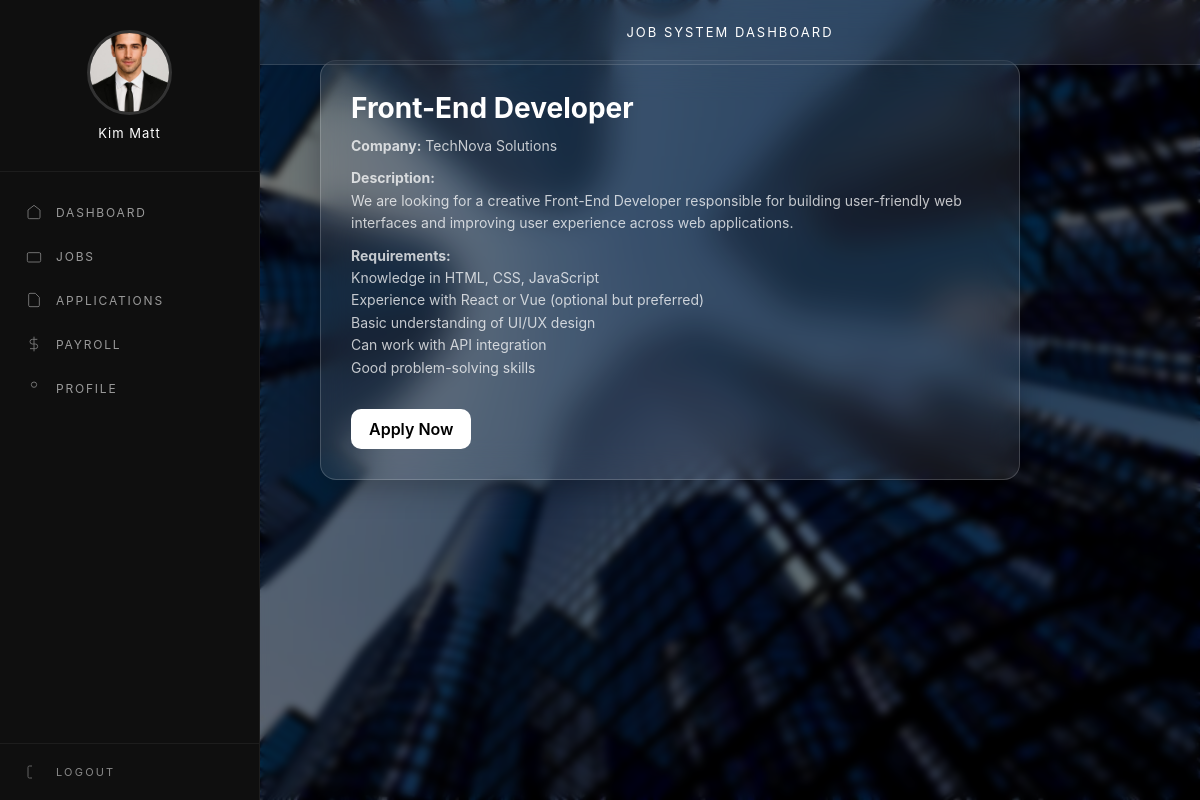
/user/job-detail.php?id=4 (signed in), run on the app's committed database.
### tables this page shows
CREATE TABLE `users` (
  `id` int(11) NOT NULL,
  `full_name` varchar(100) DEFAULT NULL,
  `email` varchar(100) DEFAULT NULL,
  `password` varchar(255) DEFAULT NULL,
  `role` enum('admin','user') DEFAULT 'user',
  `profile_pic` varchar(255) DEFAULT NULL,
  `resume_path` varchar(255) DEFAULT NULL,
  `phone` varchar(20) DEFAULT NULL,
  `address` text DEFAULT NULL,
  `created_at` timestamp NOT NULL DEFAULT current_timestamp(),
  `login_attempts` int(11) DEFAULT 0,
  `last_attempt` datetime DEFAULT NULL
);

CREATE TABLE `jobs` (
  `id` int(11) NOT NULL,
  `title` varchar(255) DEFAULT NULL,
  `company` varchar(255) DEFAULT NULL,
  `location` varchar(255) DEFAULT NULL,
  `type` enum('Full-time','Part-time','Remote','Contract') DEFAULT NULL,
  `salary_range` varchar(100) DEFAULT NULL,
  `description` text DEFAULT NULL,
  `requirements` text DEFAULT NULL,
  `slots` int(11) DEFAULT NULL,
  `status` enum('open','closed') DEFAULT 'open',
  `posted_by` int(11) DEFAULT NULL,
  `created_at` timestamp NOT NULL DEFAULT current_timestamp()
);

### user/job-detail.php (the view, shortened to what this page needs)
<?php
include "../includes/header.php";
require_once "../includes/auth.php";
$id = $_GET['id'] ?? null;
$stmt = $pdo->prepare("SELECT * FROM jobs WHERE id=?");
$stmt->execute([$id]);
$job = $stmt->fetch();
?>
<!DOCTYPE html>
<html>
<head>
</head>
<body>
<?php include "sidebar.php"; ?>
<div class="main">
    <div class="card">
        <h2><?= htmlspecialchars($job['title']) ?></h2>
        <p><strong>Company:</strong> <?= htmlspecialchars($job['company']) ?></p>
        <p><strong>Description:</strong><br>
            <?= nl2br(htmlspecialchars($job['description'])) ?>
        </p>
        <p><strong>Requirements:</strong><br>
            <?= nl2br(htmlspecialchars($job['requirements'])) ?>
        </p>
        <a class="btn" href="apply.php?id=<?= $job['id'] ?>">
            Apply Now
        </a>
    </div>
</div>
</body>
</html>

### user/sidebar.php (shortened to what this page needs)
<?php
require_once "../includes/auth.php";
$user_id = $_SESSION['user_id'];
$stmt = $pdo->prepare("SELECT full_name, profile_pic FROM users WHERE id=?");
$stmt->execute([$user_id]);
$user = $stmt->fetch();
$fullName = $user['full_name'] ?? 'User';
$profilePic = $user['profile_pic'] ?? 'default.png';
?>
<div class="sidebar">
  <div class="profile-box">
    <img src="../uploads/<?= htmlspecialchars($profilePic) ?>"
         onerror="this.src='../uploads/default.png'">
    <div class="name">
      <?= htmlspecialchars($fullName) ?>
    </div>
  </div>
  <nav class="sidebar-nav">
    <a href="dashboard.php">
      <svg class="nav-icon" viewBox="0 0 24 24" fill="none" stroke="currentColor" stroke-width="1.5">
        <path d="M3 9l9-7 9 7v11a2 2 0 0 1-2 2H5a2 2 0 0 1-2-2z"/>
      </svg>
      Dashboard
    </a>
    <a href="browse-jobs.php">
      <svg class="nav-icon" viewBox="0 0 24 24" fill="none" stroke="currentColor" stroke-width="1.5">
        <rect x="2" y="7" width="20" height="14" rx="2"/>
      </svg>
      Jobs
    </a>
    <a href="my-applications.php">
      <svg class="nav-icon" viewBox="0 0 24 24" fill="none" stroke="currentColor" stroke-width="1.5">
        <path d="M14 2H6a2 2 0 0 0-2 2v16a2 2 0 0 0 2 2h12a2 2 0 0 0 2-2V8z"/>
      </svg>
      Applications
    </a>
    <a href="my-payroll.php">
      <svg class="nav-icon" viewBox="0 0 24 24" fill="none" stroke="currentColor" stroke-width="1.5">
        <path d="M12 1v22M17 5H9.5a3.5 3.5 0 0 0 0 7H14a3.5 3.5 0 0 1 0 7H6"/>
      </svg>
      Payroll
    </a>
    <a href="profile.php">
      <svg class="nav-icon" viewBox="0 0 24 24" fill="none" stroke="currentColor" stroke-width="1.5">
        <circle cx="12" cy="7" r="4"/>
      </svg>
      Profile
    </a>
  </nav>
  <div class="sidebar-footer">
    <a href="../logout.php">
      <svg class="nav-icon" viewBox="0 0 24 24" fill="none" stroke="currentColor" stroke-width="1.5">
        <path d="M9 21H5a2 2 0 0 1-2-2V5a2 2 0 0 1 2-2h4"/>
      </svg>
      Logout
    </a>
  </div>
</div>

### user/job-detail.php (style rules this page uses)
* { margin: 0; padding: 0; box-sizing: border-box; font-family: 'Inter', sans-serif; }
body { min-height: 100vh; display: flex; background: url("../assets/images/bg.jpg") center/cover no-repeat; color: #fff; }
body::before { content: ""; position: fixed; inset: 0; background: rgba(0,0,0,0.55); backdrop-filter: blur(4px); z-index: 0; }
.main { margin-left: 260px; flex: 1; padding: 60px; position: relative; z-index: 1; }
.card { max-width: 700px; padding: 30px; border-radius: 16px; background: rgba(255,255,255,0.08); border: 1px solid rgba(255,255,255,0.18); backdrop-filter: blur(18px); -webkit-backdrop-filter: blur(18px); box-shadow: 0 8px 30px rgba(0,0,0,0.25); }
h2 { font-size: 28px; margin-bottom: 10px; }
p { font-size: 14px; color: rgba(255,255,255,0.75); margin-bottom: 10px; line-height: 1.6; }
.btn { display: inline-block; margin-top: 20px; padding: 10px 18px; border-radius: 10px; background: #fff; color: #000; font-weight: 600; text-decoration: none; transition: 0.2s ease; }

### user/sidebar.php (style rules this page uses)
* { margin: 0; padding: 0; box-sizing: border-box; }
.sidebar { width: 260px; height: 100vh; position: fixed; top: 0; left: 0; background: #0f0f0f; border-right: 1px solid rgba(255,255,255,0.06); display: flex; flex-direction: column; }
.profile-box { padding: 30px 20px; text-align: center; border-bottom: 1px solid rgba(255,255,255,0.06); }
.profile-box img { width: 85px; height: 85px; border-radius: 50%; object-fit: cover; border: 3px solid rgba(255,255,255,0.15); }
.profile-box .name { margin-top: 10px; font-size: 13px; color: #fff; letter-spacing: 1px; }
.sidebar-nav { flex: 1; padding: 20px 0; display: flex; flex-direction: column; gap: 4px; }
.sidebar-nav a { display: flex; align-items: center; gap: 14px; padding: 12px 26px; font-size: 12px; letter-spacing: 0.15em; text-transform: uppercase; color: #9a9a9a; text-decoration: none; transition: 0.25s; position: relative; }
.sidebar-nav a::before { content: ''; position: absolute; left: 0; width: 2px; height: 60%; background: #fff; transform: scaleY(0); transition: 0.25s; }
.nav-icon { width: 16px; height: 16px; opacity: 0.7; }
.sidebar-footer { padding: 20px 26px; border-top: 1px solid rgba(255,255,255,0.06); }
.sidebar-footer a { display: flex; align-items: center; gap: 14px; font-size: 11px; letter-spacing: 0.2em; color: #888; text-transform: uppercase; text-decoration: none; transition: 0.2s; }

### data on the page
users: profile_pic (picture), full_name "Kim Matt"
jobs: title "Front-End Developer", company "TechNova Solutions", description "We are looking for a creative Front-End Developer responsible for building user-friendly web interfaces and improving user experience across web applications.", requirements "Knowledge in HTML, CSS, JavaScript Experience with React or Vue (optional but preferred) Basic understanding of UI/UX design Can work with API integration Good problem-solving skills"
